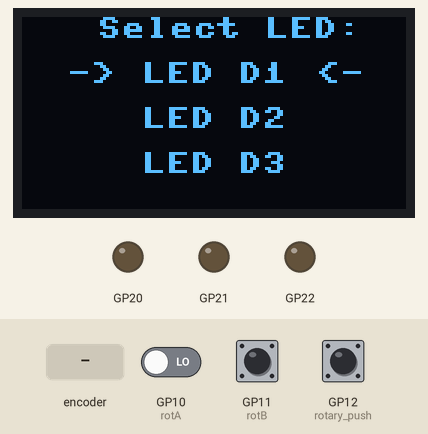
This program was run on a simulated Raspberry Pi Pico running MicroPython. On the bench: 128×64 one-colour display, output pins drawn as LEDs (lit = HIGH). Inputs (shaded band) come from the test bench; at power-on: GP12 (rotary_push) HIGH, GP10 (rotA) LOW, GP11 (rotB) HIGH. The clock reads 2024-03-15 10:24:30 at power-on unless the program sets it.

Above: at 1.2 s.
1.3 s: GP12 (rotary_push) pulled LOW for 1 s
At 3.5 s:
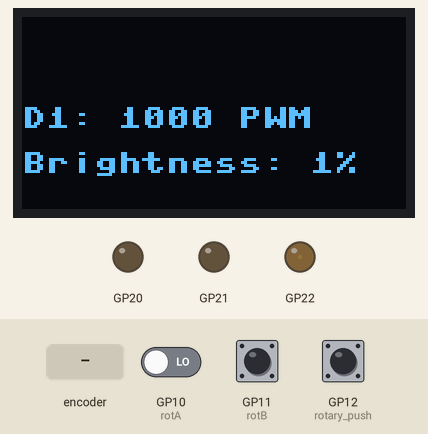
3.8 s: rotary encoder on GP10 (rotA) / GP11 (rotB) turned 2 steps (second pin leading)
At 4.7 s:
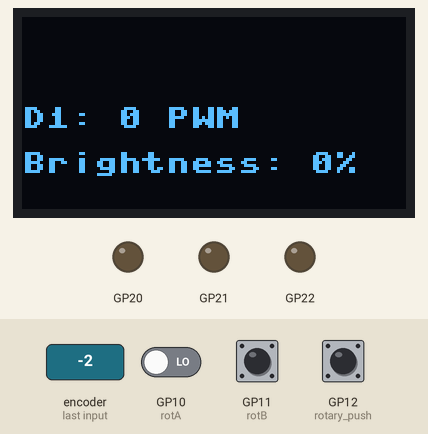
5.7 s: GP12 (rotary_push) pulled LOW for 0.15 s
At 6.4 s:
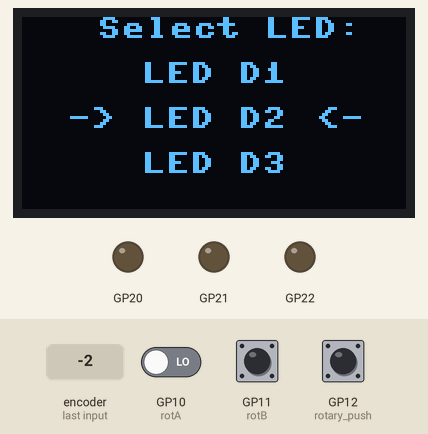
7.3 s: rotary encoder on GP10 (rotA) / GP11 (rotB) turned 1 step (first pin leading)
At 8.1 s:
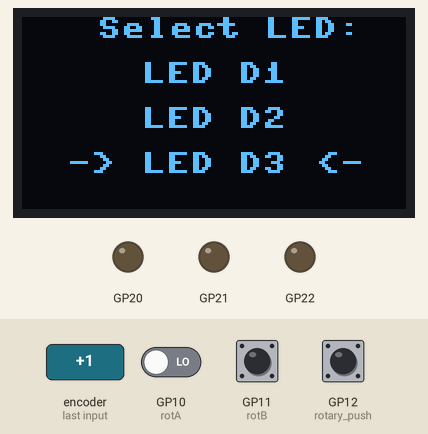
Timing chart, 0 to 10.0 s (numbered marks = the images above; inputs shaded):
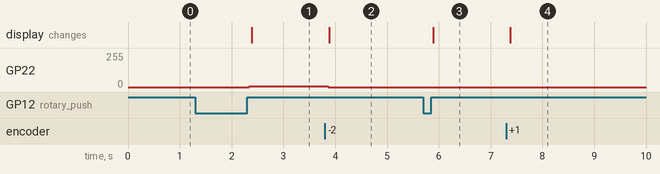

The program:

led_menu.py
```python
import ssd1306
from machine import Pin, I2C
from utime import sleep_ms,time
from led import Led


class Rotary_Encoder:

    def __init__(self):
        self.count = 1
        self.direction = 1
        self.t0 = time()
        self.mode = True


 # counter 1-3. 4 = 1, 0 = 3 to iterate over menu back and forse
    def handler(self, pin):
        #print(self.count)
        if rotA.value() == 1 and rotB.value() == 0:
            self.count += 1
            if self.mode == False:
                self.direction = 1
        elif rotA.value() == 0 and rotB.value() == 1:
            if self.mode == False:
                self.direction = -1
            self.count -= 1
        elif self.count > 3:
            self.count = 1
        elif self.count < 1:
            self.count = 3


    def button_pressed(self, pin):
        t1 = time()
        if abs(t1 - self.t0) > 1.0:
            #print('Knob pushed')
            self.t0 = t1
            self.mode = not self.mode
            #print(self.mode)


    def get_value(self):
        return self.count


class Display:
    def __init__(self, width=128, length=64):
        self.width = width
        self.length = length
        self.i2c = I2C(1, sda=Pin(14), scl=Pin(15))
        self.display = ssd1306.SSD1306_I2C(self.width, self.length, self.i2c)


    def write(self, text, x, y):
        self.display.text(text, x, y)


    def show(self):
        self.display.show()


    def empty(self):
        self.display.fill(0)


def led_selection():
    display.empty()
    display.write('Select LED:', 25, 0)
    display.write('LED D1', 40, 15)
    display.write('LED D2', 40, 30)
    display.write('LED D3', 40, 45)
    if rot.count == 1:
        display.write('-> ', 15, 15)
        display.write(' <- ', 90, 15)
    elif rot.count == 2:
        display.write('-> ', 15, 30)
        display.write(' <- ', 90, 30)
    elif rot.count == 3:
        display.write('-> ', 15, 45)
        display.write(' <- ', 90, 45)
    display.show()


display = Display()
rot = Rotary_Encoder()

rotA = Pin(10, mode = Pin.IN)  #clockwise 1-3
rotB = Pin(11, mode = Pin.IN)  #anticlockwise 3-1
rotary_push = Pin(12, mode=Pin.IN, pull=Pin.PULL_UP)

rotA.irq(handler = rot.handler, trigger= Pin.IRQ_RISING)
rotB.irq(handler = rot.handler, trigger= Pin.IRQ_RISING)
rotary_push.irq(handler = rot.button_pressed, trigger=Pin.IRQ_RISING)

# Creating Led objects from class Led
brightness_led1 = 0
brightness_led2 = 0
brightness_led3 = 0
led_d1 = Led(22, brightness_led1)
led_d2 = Led(21, brightness_led2)
led_d3 = Led(20, brightness_led3)

led_list = [led_d1, led_d2, led_d3]
brightness_list = [brightness_led1, brightness_led2, brightness_led3]


for led in led_list:
    led.off()

# for demo show better be used 15000 and step
max_brightness = 65535 # Max duty value
adjustment_step = 1000


while True:
    mode = rot.mode
    if mode == True:
        selected_led = rot.count
        led_selection()
    elif mode == False:
        display.empty()
        display.write(f"D{selected_led}: {brightness_list[selected_led-1]} PWM", 0, 30)
        display.write(f"Brightness: {int(brightness_list[selected_led-1]* 100 / max_brightness)}%", 0, 45)
        display.show()
        if rot.direction == 1:
            brightness_list[selected_led-1] += adjustment_step
            rot.direction = 0
        elif rot.direction == -1:
            brightness_list[selected_led-1] -= adjustment_step
            rot.direction = 0
        pwm_value = brightness_list[selected_led-1]
        if pwm_value >= max_brightness:
            brightness_list[selected_led-1] = max_brightness
            pwm_value = max_brightness
        elif pwm_value <= 0:
            pwm_value = 0
            brightness_list[selected_led-1] = 0
        led_list[selected_led-1]._pwm.duty_u16(pwm_value)
```

led.py
```python
from machine import Pin, PWM


class Led:
    def __init__(self, pin, brightness = 1, value = None):
        self._pin = Pin(pin, Pin.OUT)
        self._pwm = PWM(self._pin)
        self._pwm.freq(1000)
        self.brightness(brightness)
        if value != None:
            self.value(value)


    def on(self):
        self._pwm.duty_u16(self._on_val)


    def off(self):
        self._pwm.duty_u16(0)


    def low(self):
        self.off()


    def high(self):
        self.on()


    def toggle(self):
        if self._pwm.duty_u16():
            self.off()
        else:
            self.on()


    def __call__(self, *args):
        return self.value(*args)


    def value(self, *args):
            if len(args) > 1:
                raise TypeError("Too many arguments. Only one argument allowed")
            elif len(args):
                if args[0]: self.on()
                else: self.off()
            else:
                if self._pwm.duty_u16():
                    return 1
                else:
                    return 0


    def brightness(self, brightness):
        brightness = min(50, max(0.5, brightness)) # limit val to range [0-100]	#def 100
        self._on_val = int(65535 * brightness/100)	#  65535		default 100
        if self._pwm.duty_u16():
            self.on()
```

Measured:
- after the input at 1.3 s, GP22: 0/255 → 4/255 after 1.0 s; the display: changes after 1.1 s (image 1)
- after the input at 3.8 s, GP22: 4/255 → 0/255 after 0.07 s; the display: changes after 0.09 s (image 2)
- after the input at 5.7 s, the display: changes after 0.19 s (image 3)
- after the input at 7.3 s, the display: changes after 0.08 s (image 4)
